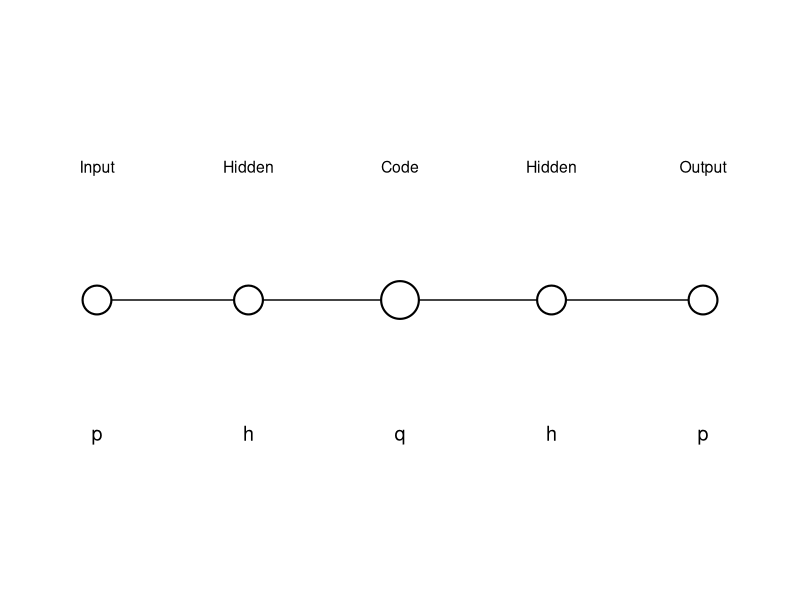
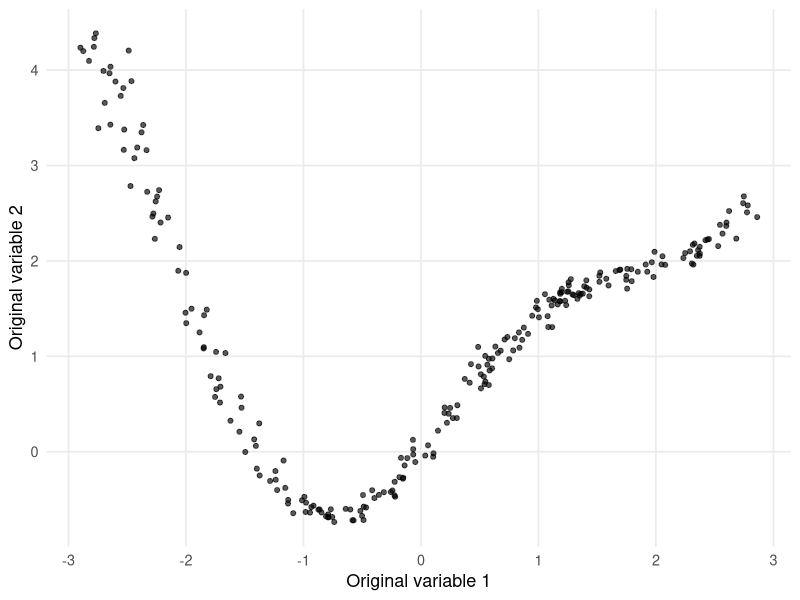
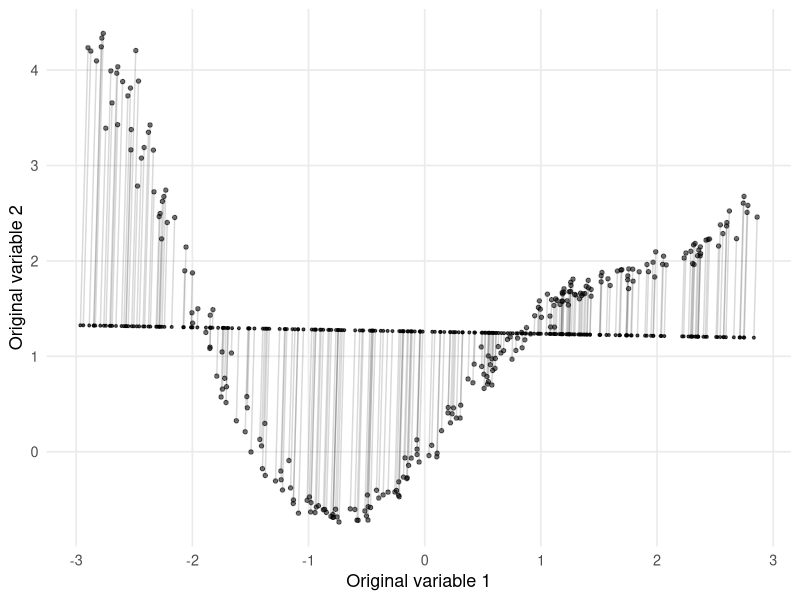
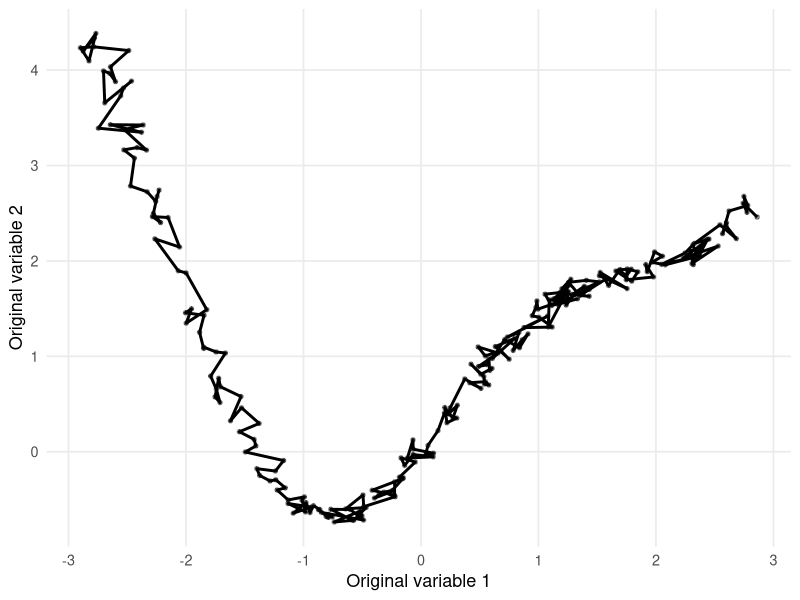
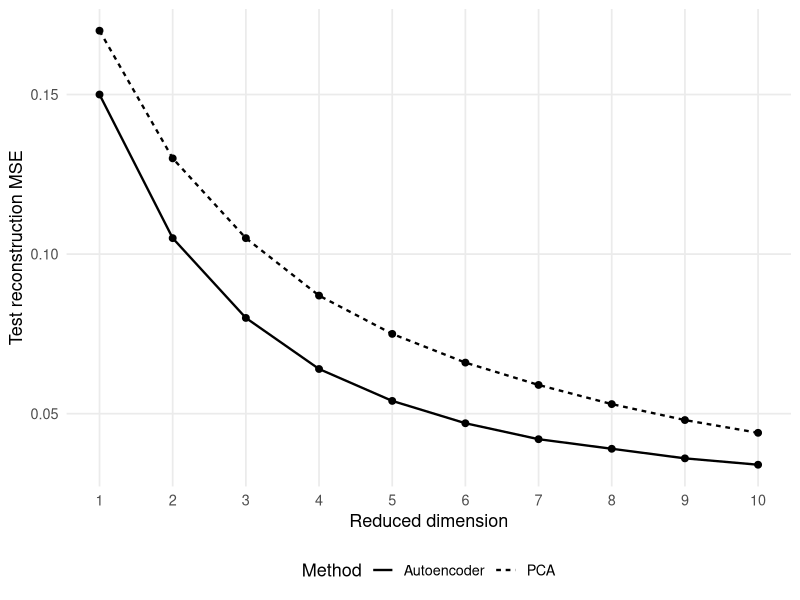
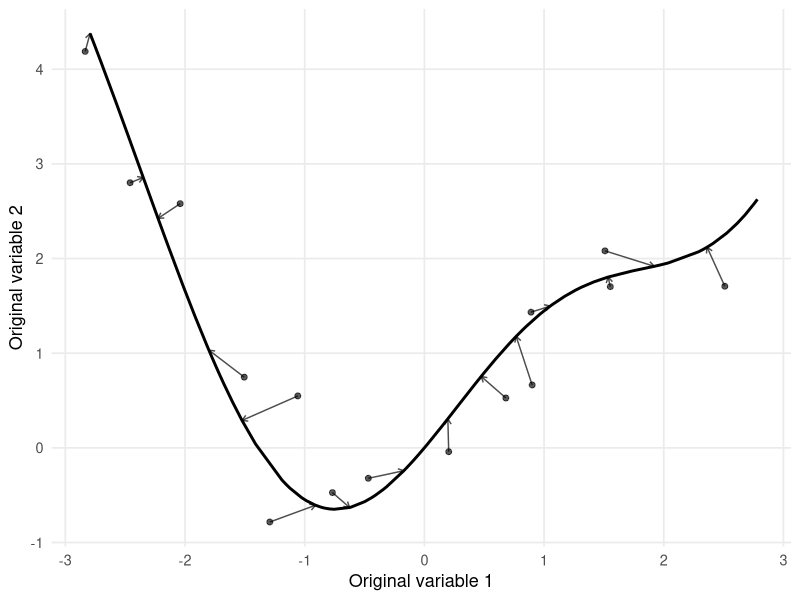

These charts were generated, in order, by the following R code:
## ---- chunk 1
#| label: setup
#| include: false

library(tibble)
library(dplyr)
library(tidyr)
library(purrr)
library(ggplot2)

knitr::opts_chunk$set(
  fig.align = "center",
  out.width = "80%"
)

plot_theme <- theme_minimal(base_size = 13) +
  theme(
    legend.position = "bottom",
    panel.grid.minor = element_blank()
  )

curve_data <- function(
  n = 250,
  seed = 5077,
  noise_sd = 0.08
) {
  set.seed(seed)
  t <- sort(runif(n, -2.8, 2.8))

  x1 <- t
  x2 <- 0.45 * t^2 + sin(1.5 * t)

  tibble(
    t = t,
    x1 = x1 + rnorm(n, sd = noise_sd),
    x2 = x2 + rnorm(n, sd = noise_sd),
    curve_x1 = x1,
    curve_x2 = x2
  )
}

reconstruct_pca <- function(x, k) {
  pca_fit <- prcomp(x, center = TRUE, scale. = FALSE)

  scores <- pca_fit$x[, seq_len(k), drop = FALSE]
  reconstruction <-
    scores %*% t(pca_fit$rotation[, seq_len(k), drop = FALSE])

  reconstruction <- sweep(
    reconstruction,
    MARGIN = 2,
    STATS = pca_fit$center,
    FUN = "+"
  )

  list(
    pca = pca_fit,
    reconstruction = reconstruction
  )
}

architecture_tbl <- tibble(
  layer = c(
    "Input",
    "Hidden",
    "Code",
    "Hidden",
    "Output"
  ),
  units = c("p", "h", "q", "h", "p"),
  x = seq_along(layer),
  y = 1
)

make_architecture_plot <- function() {
  edge_tbl <- tibble(
    x = architecture_tbl$x[-nrow(architecture_tbl)],
    xend = architecture_tbl$x[-1],
    y = 1,
    yend = 1
  )

  ggplot() +
    geom_segment(
      data = edge_tbl,
      aes(x = x, xend = xend, y = y, yend = yend),
      arrow = arrow(length = unit(0.18, "cm")),
      linewidth = 0.5
    ) +
    geom_point(
      data = architecture_tbl,
      aes(x = x, y = y, size = layer == "Code"),
      shape = 21,
      fill = "white",
      stroke = 1.1
    ) +
    geom_text(
      data = architecture_tbl,
      aes(x = x, y = y + 0.22, label = layer),
      size = 4
    ) +
    geom_text(
      data = architecture_tbl,
      aes(x = x, y = y - 0.22, label = units),
      size = 5
    ) +
    scale_size_manual(values = c(`TRUE` = 12, `FALSE` = 9), guide = "none") +
    coord_cartesian(xlim = c(0.6, 5.4), ylim = c(0.55, 1.45)) +
    theme_void()
}

make_denoising_plot <- function() {
  base_curve <- curve_data(n = 120, seed = 99, noise_sd = 0)
  corrupted <- base_curve |>
    mutate(
      noisy_x1 = x1 + rnorm(n(), sd = 0.25),
      noisy_x2 = x2 + rnorm(n(), sd = 0.25)
    ) |>
    slice(seq(1, n(), by = 8))

  ggplot() +
    geom_path(
      data = base_curve,
      aes(x = x1, y = x2),
      linewidth = 1
    ) +
    geom_segment(
      data = corrupted,
      aes(
        x = noisy_x1,
        y = noisy_x2,
        xend = x1,
        yend = x2
      ),
      arrow = arrow(length = unit(0.16, "cm")),
      alpha = 0.7
    ) +
    geom_point(
      data = corrupted,
      aes(x = noisy_x1, y = noisy_x2),
      size = 1.7,
      alpha = 0.65
    ) +
    labs(
      x = "Original variable 1",
      y = "Original variable 2"
    ) +
    plot_theme
}
## ---- chunk 2
#| label: fig-basic-autoencoder-architecture
#| echo: false
#| fig-width: 8
#| fig-height: 3
#| out-width: "75%"
#| fig-cap: "An autoencoder maps an observation through an encoder, a low-dimensional code and a decoder."

make_architecture_plot()
## ---- chunk 3
#| label: fig-curved-observations
#| echo: false
#| fig-width: 6.5
#| fig-height: 4.5
#| out-width: "65%"
#| fig-cap: "A simple dataset concentrated near a curved one-dimensional structure."

curve_tbl <- curve_data()

curve_tbl |>
  ggplot(aes(x = x1, y = x2)) +
  geom_point(alpha = 0.65, size = 1.4) +
  labs(
    x = "Original variable 1",
    y = "Original variable 2"
  ) +
  plot_theme
## ---- chunk 4
#| label: fig-pca-curve-reconstruction
#| echo: false
#| fig-width: 6.5
#| fig-height: 4.5
#| out-width: "65%"
#| fig-cap: "One-dimensional PCA reconstruction is restricted to a straight line."

curve_x <- as.matrix(curve_tbl[, c("x1", "x2")])
curve_pca <- reconstruct_pca(curve_x, k = 1)

pca_recon_tbl <- bind_cols(
  curve_tbl,
  tibble(
    recon_x1 = curve_pca$reconstruction[, 1],
    recon_x2 = curve_pca$reconstruction[, 2]
  )
)

pca_recon_tbl |>
  ggplot(aes(x = x1, y = x2)) +
  geom_segment(
    aes(xend = recon_x1, yend = recon_x2),
    alpha = 0.15
  ) +
  geom_point(alpha = 0.55, size = 1.2) +
  geom_point(
    aes(x = recon_x1, y = recon_x2),
    size = 0.7,
    alpha = 0.7
  ) +
  labs(
    x = "Original variable 1",
    y = "Original variable 2"
  ) +
  plot_theme
## ---- chunk 5
#| label: fig-autoencoder-curve-idea
#| echo: false
#| fig-width: 6.5
#| fig-height: 4.5
#| out-width: "65%"
#| fig-cap: "A nonlinear decoder can represent a curved reconstruction path in the original data space."

curve_line <- curve_tbl |>
  arrange(t) |>
  transmute(x1 = curve_x1, x2 = curve_x2)

curve_tbl |>
  ggplot(aes(x = x1, y = x2)) +
  geom_point(alpha = 0.45, size = 1.2) +
  geom_path(
    data = curve_line,
    aes(x = x1, y = x2),
    linewidth = 1
  ) +
  labs(
    x = "Original variable 1",
    y = "Original variable 2"
  ) +
  plot_theme
## ---- chunk 6
#| label: fig-latent-dimension-reconstruction-illustration
#| echo: false
#| fig-width: 7
#| fig-height: 4.5
#| out-width: "70%"
#| fig-cap: "Illustrative reconstruction-error curves. Actual values depend on the data, architecture and training procedure."

illustrative_df <- tibble(
  q = rep(1:10, 2),
  method = rep(c("PCA", "Autoencoder"), each = 10),
  mse = c(
    0.17, 0.13, 0.105, 0.087, 0.075,
    0.066, 0.059, 0.053, 0.048, 0.044,
    0.15, 0.105, 0.080, 0.064, 0.054,
    0.047, 0.042, 0.039, 0.036, 0.034
  )
)

illustrative_df |>
  ggplot(aes(x = q, y = mse, linetype = method)) +
  geom_line(linewidth = 0.8) +
  geom_point(size = 2) +
  scale_x_continuous(breaks = 1:10) +
  labs(
    x = "Reduced dimension",
    y = "Test reconstruction MSE",
    linetype = "Method"
  ) +
  plot_theme
## ---- chunk 7
#| label: fig-denoising-manifold-idea
#| echo: false
#| fig-width: 6.5
#| fig-height: 4.5
#| out-width: "65%"
#| fig-cap: "Denoising can be interpreted as moving corrupted observations back towards the learnt data structure."

make_denoising_plot()
